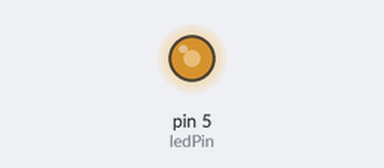
A sketch run on a simulated Arduino Uno, built with avr-gcc and run on an emulated ATmega328P. Shown: output pins drawn as LEDs (lit = HIGH).

Above: at 0.1 s.
Timing chart, 0 to 40.0 s (numbered marks = the images above):
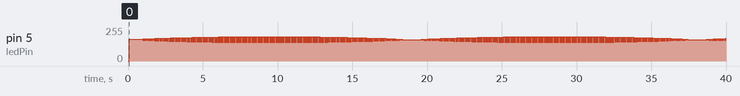

The sketch:

pulse_led.ino
```cpp
int ledPin = 5;

int x = 0;
int delayVal = 25;
String action = "pulser";
bool runStatus = false;
float sinVal;
int ledVal;

void setup() {
  pinMode(ledPin, OUTPUT);
  Serial.begin(115200);
}

void loop() {
  if (action == "pulser"){
    pulser();
  }
  else {
   strober();
  }
}
void setDelay( int param) {
  delayVal = param;
}
void turnOn(){
  runStatus = true;
  analogWrite(ledPin, 255);
}

void turnOff() {
  runStatus = false;
  analogWrite(ledPin, 0);
}

void pulser() {
 // Serial.println("pulsing");
    x++;
  if (x==180){
    x=0;
  }
  // convert degrees to radians then obtain sin value
  sinVal = (sin(x*(3.1412/180)));
  ledVal = int(sinVal*255);
  analogWrite(ledPin, ledVal);

}


void strober() {
  Serial.println("strobing");
 // analogWrite(ledPin, 1);
  pulser();
  delay(delayVal);
}
```
